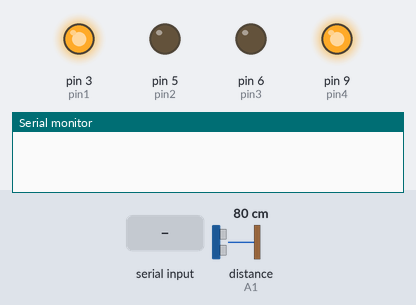
Recording of a sketch running on a simulated Arduino Uno, built with avr-gcc and run on an emulated ATmega328P. Shown: output pins drawn as LEDs (lit = HIGH), the last lines printed to the serial monitor. Wiring (inferred from the names in the program): ultrasonic range finder: trigger A2; echo A1. Inputs (shaded band) come from the test bench; at power-on: distance to the obstacle (sensor on A1) 80 cm. The echo pulse lasts 58.3 µs per cm; pins used as bus, display or sensor lines are not drawn.

Above: at 1.2 s.
1.3 s: distance to the obstacle (sensor on A1) set to 17 cm
2.8 s: distance to the obstacle (sensor on A1) set to 13 cm
At 3.7 s:
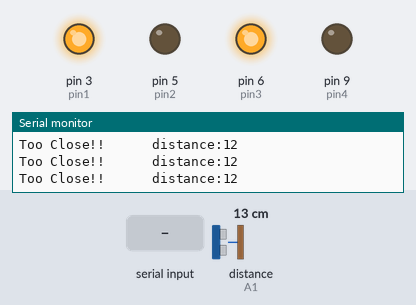
4.3 s: byte 32 (' ') received over Serial
5.8 s: distance to the obstacle (sensor on A1) set to 18 cm
At 7.2 s:
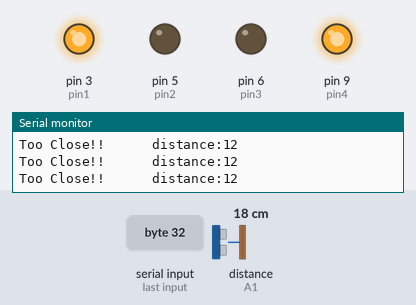
Timing chart, 0 to 8.3 s (numbered marks = the images above; inputs shaded):
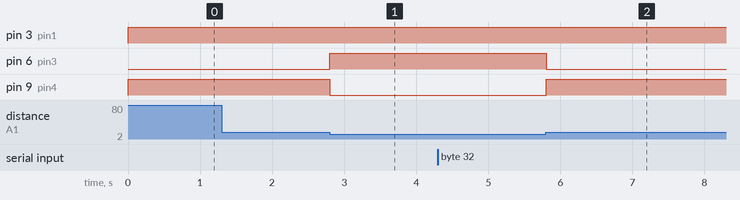

Measured:
- the behaviour switches between 16 and 15 cm on distance to the obstacle (sensor on A1) (found by bisection; images 0 and 1)
- after the input at 1.3 s, every drawn part: stays the same
- after the input at 2.8 s, pin 6 (pin3): LOW → HIGH at once; pin 9 (pin4): HIGH → LOW at once
- after the input at 5.8 s, pin 6 (pin3): HIGH → LOW at once; pin 9 (pin4): LOW → HIGH at once

The sketch:

ObstacleAvoider.ino
```cpp
const int vcc=A3;
const int trig=A2;
const int echo=A1;
const int gnd=A0;

int pin1=3;
int pin2=5;
int pin3=6;
int pin4=9;

long duration;
int distance;

void setup()
{
  pinMode(trig,OUTPUT);
  pinMode(vcc,OUTPUT);
  pinMode(echo,INPUT);
  pinMode(gnd,OUTPUT);

  pinMode(pin1,OUTPUT);
  pinMode(pin2,OUTPUT);
  pinMode(pin3,OUTPUT);
  pinMode(pin4,OUTPUT);

  digitalWrite(vcc,HIGH);
  digitalWrite(gnd,LOW);
  Serial.begin(9600);
}
void loop()
{
  while(Serial.available()==0)
  {
  digitalWrite(trig,LOW);
  delayMicroseconds(2);
  digitalWrite(trig,HIGH);
  delayMicroseconds(10);
  digitalWrite(trig,LOW);

  duration=pulseIn(echo,HIGH);
  distance=duration*0.034/2;

  if(distance<15)
  {
    right();
    Serial.print("Too Close!!      distance:");Serial.println(distance);
  }
  else
  {
    forward();
  }
  char val=Serial.read();
  if(val==' ')
  {
    Serial.println("Car stopped, Press Reset to Continue");
    finish();
  }
  }
}
void forward()
 {
  digitalWrite(pin1,HIGH);
  digitalWrite(pin2,LOW);
  digitalWrite(pin3,LOW);
  digitalWrite(pin4,HIGH);
 }
void right()
 {
  digitalWrite(pin1,HIGH);
  digitalWrite(pin2,LOW);
  digitalWrite(pin3,HIGH);
  digitalWrite(pin4,LOW);
 }
 void finish()
 {
  digitalWrite(pin1,LOW);
  digitalWrite(pin2,LOW);
  digitalWrite(pin3,LOW);
  digitalWrite(pin4,LOW);
 }
```
